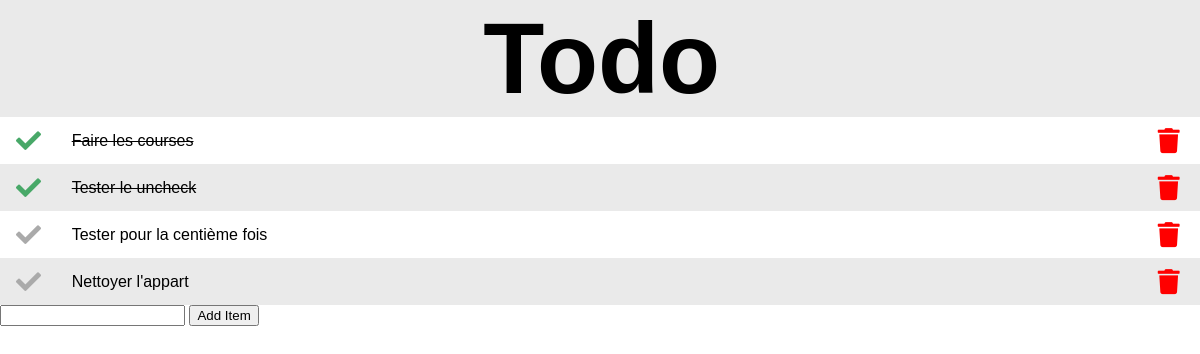
The page / on the database its author committed.
### tables this page shows
CREATE TABLE tasks (
            id INTEGER
                constraint tasks_pk
                primary key autoincrement,
            name TEXT,
            checked INTEGER default 0
        );

### src/Models/TaskRepository.php (called while the page is built, shortened)
<?php
class TaskRepository
{
    public function getAll(): array
    {
        $db = Database::getInstance();
        $query = $db->query("SELECT * FROM " . self::TABLE, PDO::FETCH_ASSOC);
        return $query->fetchAll();
    }
}

### index.php (the view, shortened to what this page needs)
<?php
$taskRepository = new TaskRepository();
$taskRepository->initialize();
?>
<html lang="fr">
<head>
    <link rel="stylesheet" href="https://cdnjs.cloudflare.com/ajax/libs/font-awesome/5.12.0-1/css/all.min.css"/>
</head>
<body>
<?php
$tasks = $taskRepository->getAll();
?>
<table>
    <tr>
        <th></th>
        <th class="taskname-column">Todo</th>
        <th></th>
    </tr>
    <?php
    foreach ($tasks as $task) {
        echo "<tr><form method='get' action=''><td>";
        if ($task["checked"]) {
            echo "<button class='btn-no-style' type='submit' name='action' value='uncheck'><i class='checked-icon fas fa-check'></i></button>";
        } else {
            echo "<button class='btn-no-style' type='submit' name='action' value='check'><i class='checked-icon-grey fas fa-check'></i></button>";
        }
        echo "</td><td class='" . ($task["checked"] ? 'checked' : '') . "'>";
        $search = array("_", "-", "\\");
        $toReplace = array(" ", "'", "");
        echo str_replace($search, $toReplace, $task["name"]);
        echo "</td><td>";
        echo "<button class='btn-no-style' type='submit' name='action' value='delete'><i class='trash-icon fas fa-trash'></i></button>";
        echo "</form>";
        echo "</td></tr>";
    }
    ?>
</table>
<form method="get" action="">
    <input type="text" name="name" autofocus="autofocus"/>
    <button type="submit" name="action" value="add">Add Item</button>
</form>
</body>
</html>

### index.php (style rules this page uses)
body { font-family: 'arial'; padding: 0px; margin: 0px; }
.checked { text-decoration: line-through; }
.btn-no-style { border: none; background-color: transparent; }
table { width: 100%; border-collapse: collapse; }
input { cursor: pointer; }
.taskname-column { width: 90%; }
table tr:nth-of-type(2n+1) { background-color: #EAEAEA; }
th { font-size: 100px; }
.checked-icon { color: #48a868; }
.checked-icon-grey { color: #AAAAAA; }
.trash-icon { color: red; }
td { padding: 10px; }
button { cursor: pointer !important; }
i { font-size: 25px !important; }

### rows shown on the page
tasks: checked 1 (drawn), name "Faire les courses"
tasks: checked 1 (drawn), name "Tester le uncheck"
tasks: checked 0 (drawn), name "Tester pour la centième fois"
tasks: checked 0 (drawn), name "Nettoyer l'appart"
